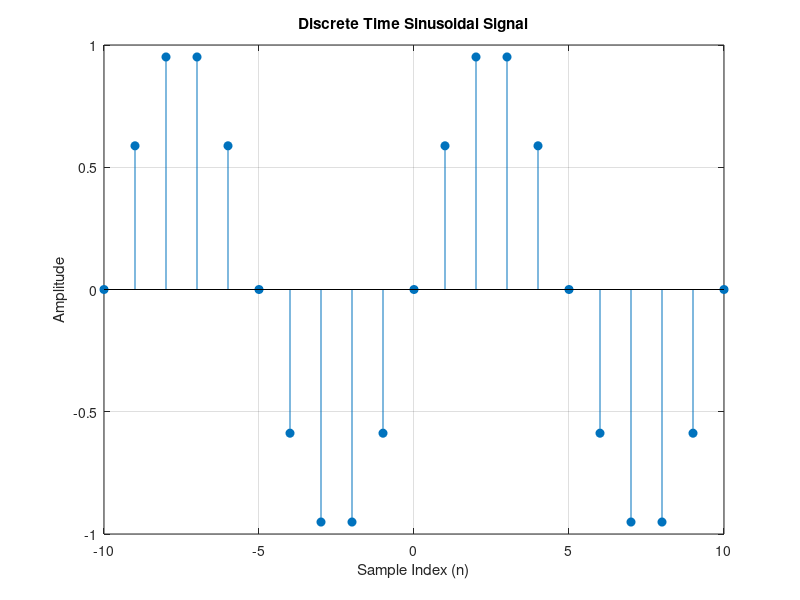

The MATLAB script that drew this image:
clc;
clear;
close all;
% Discrete-time index
n = -10:10;
% Discrete-time sinusoidal signal
x = sin(0.2*pi*n);
% Plotting
figure;
stem(n, x, 'filled');
grid on;
title('Discrete Time Sinusoidal Signal');
xlabel('Sample Index (n)');
ylabel('Amplitude');
